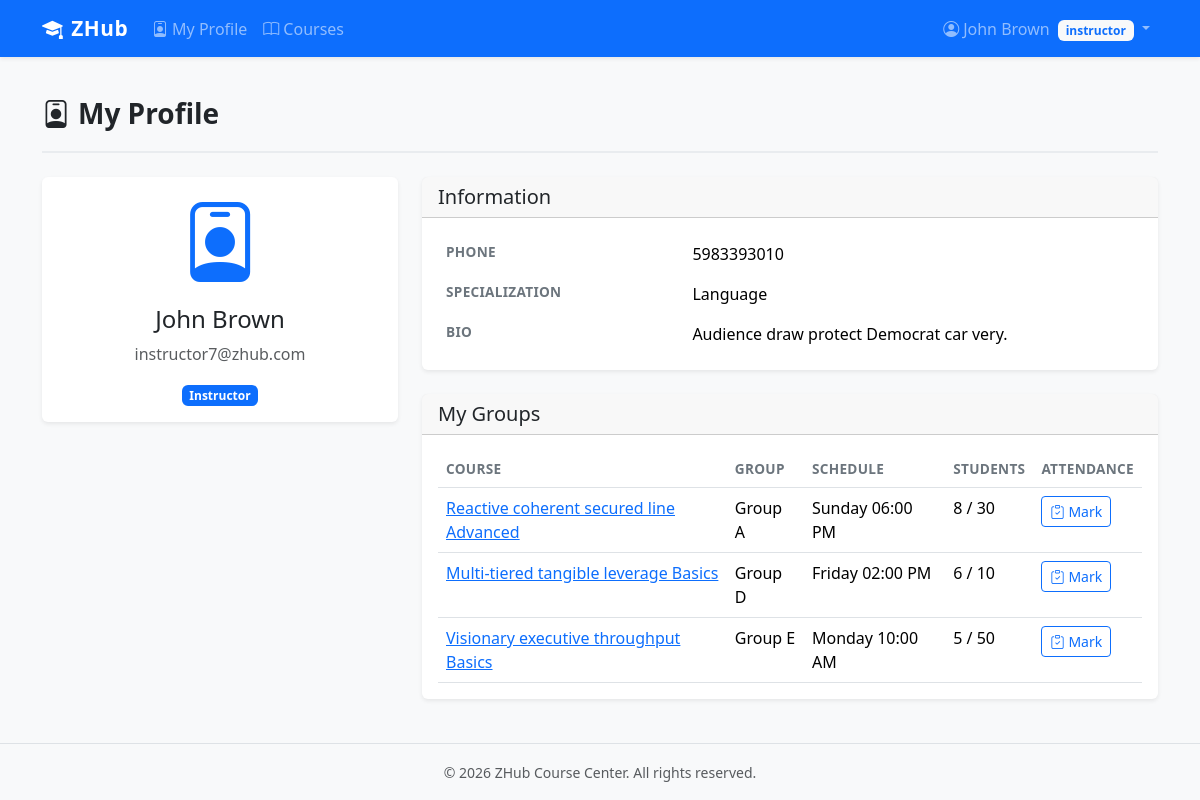
Page /instructors/profile (signed in) on the earlier database version.
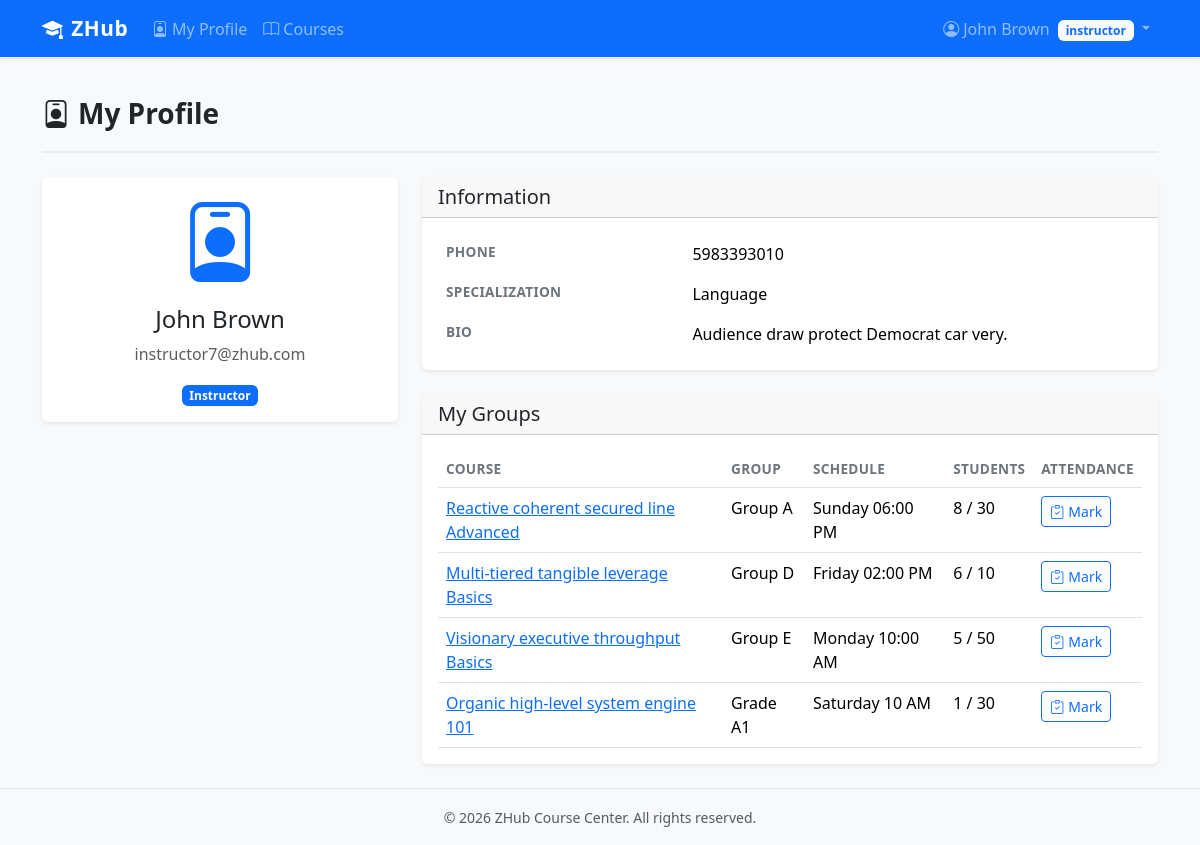
Same page on the later database version.
### website/models.py (models this page shows, shortened)
class Group(db.Model):
    __tablename__ = 'groups'
    id = db.Column(db.Integer, primary_key=True)
    course_id = db.Column(db.Integer, db.ForeignKey('courses.id'), nullable=False)
    instructor_id = db.Column(db.Integer, db.ForeignKey('instructors.id'), nullable=True)
    name = db.Column(db.String(100), nullable=False)
    schedule_day = db.Column(db.String(20))   # e.g. "Saturday"
    schedule_time = db.Column(db.String(20))  # e.g. "10:00 AM"
    max_capacity = db.Column(db.Integer, default=30)
    is_active = db.Column(db.Boolean, default=True)
    enrollments = db.relationship('Enrollment', backref='group', lazy='dynamic')
    attendance_records = db.relationship('Attendance', backref='group', lazy='dynamic')
    @property
    def current_count(self):
        return self.enrollments.filter_by(status='active').count()

class Course(db.Model):
    __tablename__ = 'courses'
    id = db.Column(db.Integer, primary_key=True)
    name = db.Column(db.String(200), nullable=False)
    description = db.Column(db.Text)
    level = db.Column(db.String(50))  # beginner / intermediate / advanced
    duration_weeks = db.Column(db.Integer)
    reservation_fee = db.Column(db.Float, default=0.0)
    course_fee = db.Column(db.Float, default=0.0)
    certificate_fee = db.Column(db.Float, default=0.0)
    is_active = db.Column(db.Boolean, default=True)
    created_at = db.Column(db.DateTime, default=lambda: datetime.now(timezone.utc))
    start_date = db.Column(db.Date, nullable=True)
    end_date = db.Column(db.Date, nullable=True)
    total_hours = db.Column(db.Float, nullable=True)
    num_sessions = db.Column(db.Integer, nullable=True)
    groups = db.relationship('Group', backref='course', lazy='dynamic', cascade='all, delete-orphan')
    enrollments = db.relationship('Enrollment', backref='course', lazy='dynamic', cascade='all, delete-orphan')
    ratings = db.relationship('CourseRating', backref='course', lazy='dynamic', cascade='all, delete-orphan')
    schedules = db.relationship('CourseSchedule', backref='course', lazy='dynamic', cascade='all, delete-orphan')

### website/instructors/routes.py (the view)
@instructors_bp.route('/profile')
@login_required
def profile():
    if current_user.role != 'instructor' or not current_user.instructor:
        abort(403)
    instructor = current_user.instructor
    return render_template('instructors/profile.html', instructor=instructor)

### website/models.py (called while the page is built)
    @property
    def full_name(self):
        return f'{self.first_name} {self.last_name}'

### website/templates/instructors/profile.html (shortened to what this page needs)
{% extends "base.html" %}
{% block content %}
<div class="page-header">
    <h1><i class="bi bi-person-badge me-2"></i>My Profile</h1>
</div>
<div class="row">
    <div class="col-md-4">
        <div class="card mb-4">
            <div class="card-body text-center">
                <i class="bi bi-person-badge display-1 text-primary"></i>
                <h4 class="mt-3">{{ instructor.user.full_name }}</h4>
                <p class="text-muted">{{ instructor.user.email }}</p>
                <span class="badge bg-primary">Instructor</span>
            </div>
        </div>
    </div>
    <div class="col-md-8">
        <div class="card mb-4">
            <div class="card-header"><h5 class="mb-0">Information</h5></div>
            <div class="card-body">
                <table class="table table-borderless mb-0">
                    <tr><th style="width:35%">Phone</th><td>{{ instructor.user.phone or '—' }}</td></tr>
                    <tr><th>Specialization</th><td>{{ instructor.specialization or '—' }}</td></tr>
                    <tr><th>Bio</th><td>{{ instructor.bio or '—' }}</td></tr>
                </table>
            </div>
        </div>
        <div class="card">
            <div class="card-header"><h5 class="mb-0">My Groups</h5></div>
            <div class="card-body">
                {% set groups = instructor.groups.filter_by(is_active=True).all() %}
                {% if groups %}
                <div class="table-responsive">
                    <table class="table table-hover mb-0">
                        <thead><tr><th>Course</th><th>Group</th><th>Schedule</th><th>Students</th><th>Attendance</th></tr></thead>
                        <tbody>
                        {% for g in groups %}
                        <tr>
                            <td><a href="{{ url_for('courses.detail', course_id=g.course.id) }}">{{ g.course.name }}</a></td>
                            <td>{{ g.name }}</td>
                            <td>{{ g.schedule_day }} {{ g.schedule_time }}</td>
                            <td>{{ g.current_count }} / {{ g.max_capacity }}</td>
                            <td><a href="{{ url_for('attendance.group_sheet', group_id=g.id) }}" class="btn btn-sm btn-outline-primary"><i class="bi bi-clipboard-check me-1"></i>Mark</a></td>
                        </tr>
                        {% endfor %}
                        </tbody>
                    </table>
                </div>
                {% else %}
                <div class="empty-state">
                    <i class="bi bi-journal-x"></i>
                    <p>No groups assigned yet.</p>
                </div>
                {% endif %}
            </div>
        </div>
    </div>
</div>
{% endblock %}

Differences in the rows shown:
added Group: course.name "Organic high-level system engine 101", name "Grade A1", schedule_day "Saturday", schedule_time "10 AM", current_count "1", max_capacity "30"
